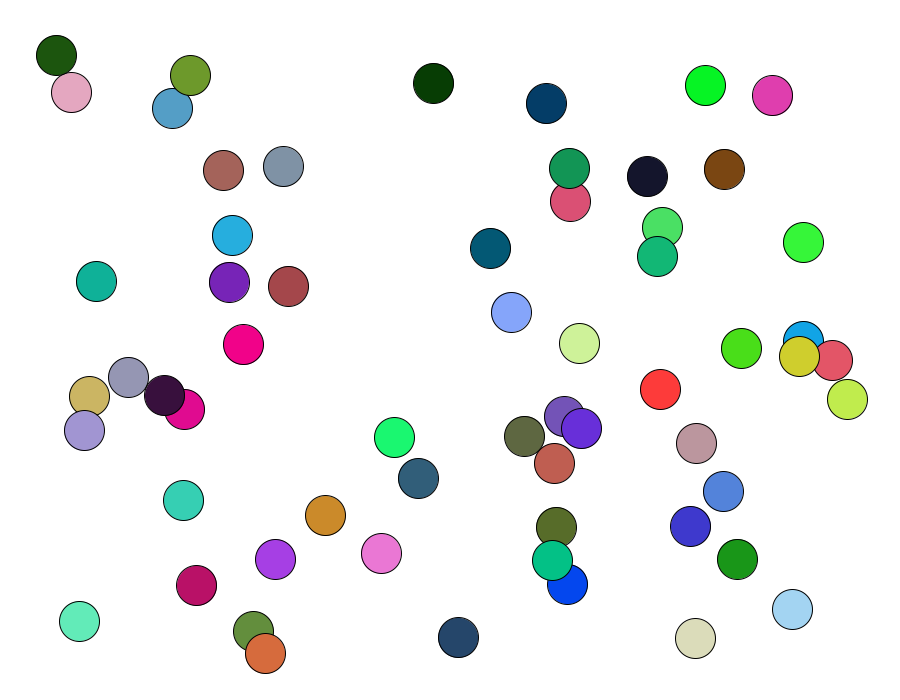
Frame 1 (no input)
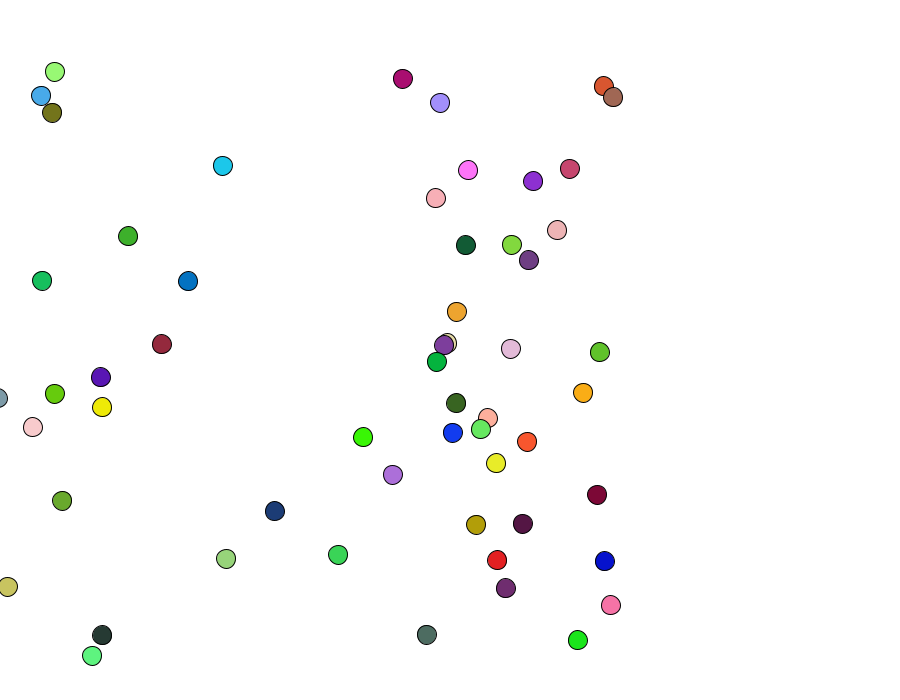
Frame 60 (the mouse pressed at the canvas centre just before this capture)
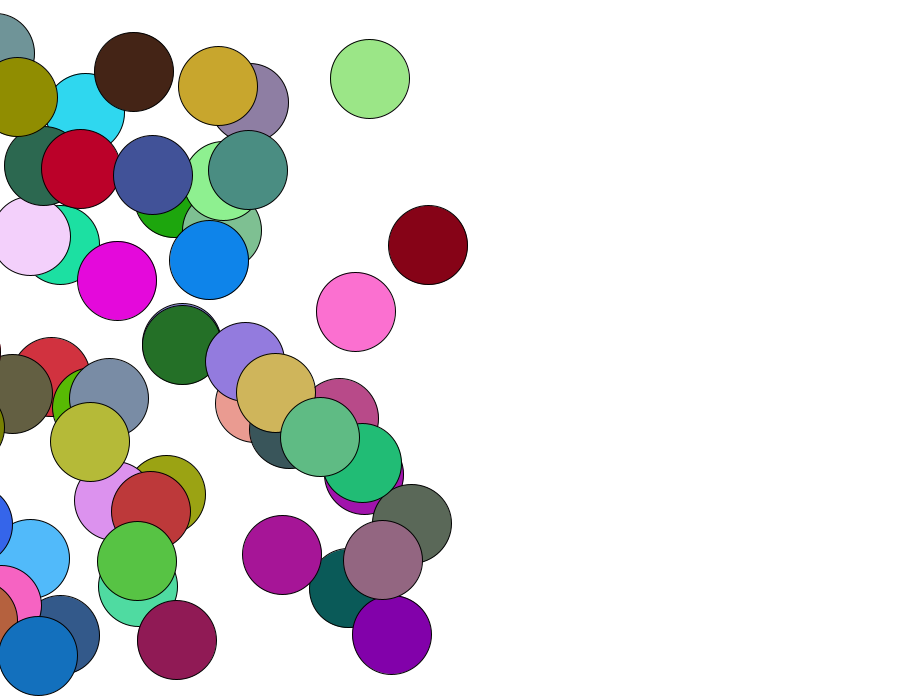
Frame 120 (the mouse held since frame 60 and released just before this capture)

The Processing sketch that drew these frames (run headless with seeded random() and noise(); from frame 60 on, the mouse is pressed at the canvas centre):

// Processing sketch: yellow_submarine
// ── yellow_submarine.pde
int numBalls=60;
float ballDiam = 40;
float maxSpeed=5;
float[] ballX = new float[numBalls];
float[] ballY  = new float[numBalls];
float[] ballXSpeed= new float[numBalls];
float[] ballYSpeed = new float[numBalls];
color[] ballColor = new color[numBalls];
float[] ball2Diam = new float[numBalls];

void setup() {
  size(900, 700); 
  for (int i=0; i<numBalls; i++) { // this loop initializes all the values using the random function
   ballX[i]=random(ballDiam, width-ballDiam); // come in from the edge slightly...
    ballY[i]=random(ballDiam, height-ballDiam); // come in from the edge slightly...
    ballXSpeed[i]=random(-maxSpeed, maxSpeed);
    ballYSpeed[i]=random(-maxSpeed, maxSpeed);
    ballColor[i] = color(random(0, 255), random(0, 255), random(0, 255));
     ball2Diam[i]= 40;
  }
}

void draw() {
  background(255);
  for (int i=0; i<numBalls; i++) {
    fill(ballColor[i]);
    ellipse(ballX[i], ballY[i], ball2Diam[i], ball2Diam[i]);
    ballX[i]+=ballXSpeed[i];
    ballY[i]+=ballYSpeed[i];
    if (ballX[i]<ball2Diam[i] || ballX[i]>width-ball2Diam[i]) { 
      ballXSpeed[i]*=-1;
      ballColor[i] = color(random(0, 255), random(0, 255), random(0, 255));
     
    }
    if (ballY[i]<ball2Diam[i] || ballY[i]>height-ball2Diam[i]) { 
      ballYSpeed[i]*=-1;
      ballColor[i] = color(random(0, 255), random(0, 255), random(0, 255));
      ball2Diam[i] -=1;
      ballXSpeed[i]-=1;
  
    }
    
    if (ballY[i]>ball2Diam[i] || ballY[i]<height-ball2Diam[i]) { 
      ballYSpeed[i]*=-1;
      ballColor[i] = color(random(0, 255), random(0, 255), random(0, 255));
      ball2Diam[i] -=1;
      ballXSpeed[i]-=1;
  
    }
    
  }
}
